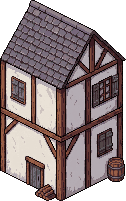
#> input picture assets/art/buildings/block/house_2x2_4_back.png, 126 x 201 px, given in place of house_2x2_4_back.png_i2p.png, which was not available
$ python -i fal_region.py   (imports and definitions only)
#> lines starting #> are read from the running program, lines starting #| are printed output that depends on the picture
### tools/art/fal_rutas.py
"""Rutas del arte con fal. En git solo va lo final (assets/art/portraits/, illustrations/, icons/, buildings/fal/…),
el gasto (assets/art/fal_piloto/gasto.json), los informes y los scripts. Los crudos, mapas, pixelados intermedios y
vistas de revisión viven fuera de cualquier repo, con la misma estructura de carpetas:

  $GUILDMASTER_ARTE_CRUDOS (por defecto ~/Code/GuildMaster-arte-crudos)/
    fal_piloto/<pieza>/{crudo,celdas,local,i2p}/ y _refs/
    fal_produccion/{retratos,ilustraciones,iconos,fachadas,pool}/{crudo,i2p,celdas,natural,ref,vista}/

Así se pueden repetir el proceso y las galerías sin volver a pagar las generaciones.
"""
import os

ROOT = os.path.abspath(os.path.join(os.path.dirname(__file__), "..", ".."))
CRUDOS = os.path.abspath(os.path.expanduser(os.environ.get("GUILDMASTER_ARTE_CRUDOS",
                                                           "~/Code/GuildMaster-arte-crudos")))
# En el repo
PILOTO_REPO = os.path.join(ROOT, "assets", "art", "fal_piloto")  # INFORME.md, gasto.json, galeria.html, */final/
LEDGER = os.path.join(PILOTO_REPO, "gasto.json")
# Fuera del repo
PILOTO = os.path.join(CRUDOS, "fal_piloto")
PRODUCCION = os.path.join(CRUDOS, "fal_produccion")


# [6 lines left out: function piloto, not called in this run]


def produccion(*parts):
    return os.path.join(PRODUCCION, *parts)

### tools/art/fal_piloto.py
#!/usr/bin/env python3
"""Piloto de arte con fal.ai (2026-11-03). Genera, pixela y quita fondos con un tope de gasto.

Cada llamada se apunta en assets/art/fal_piloto/gasto.json (fecha, pieza, modelo, imágenes, coste estimado) y se
niega a correr si el total pasaría del tope (3 USD). La clave sale de .env (FAL_KEY) y no se imprime nunca.

Uso:
  python3 tools/art/fal_piloto.py gen  --piece retratos --model nano2 --name grid_v1 --prompt "..." [--ref img]...
                                       [--aspect 1:1] [--count 1]
  python3 tools/art/fal_piloto.py pixel --piece retratos --src a.png --dst b.png [--scale 8] [--colors 32]
                                       [--transparent]
  python3 tools/art/fal_piloto.py rembg --piece paseo --src a.png --dst b.png
  python3 tools/art/fal_piloto.py total
Tanda: FAL_TANDA=piloto (por defecto, tope 3 USD) o FAL_TANDA=produccion (tope 8 USD, crudo en $GUILDMASTER_ARTE_CRUDOS/fal_produccion/, fuera del repo).
"""
import argparse
import datetime
import json
import os
import sys
import time
import urllib.request

from dotenv import load_dotenv

ROOT = os.path.abspath(os.path.join(os.path.dirname(__file__), "..", ".."))
sys.path.insert(0, os.path.dirname(os.path.abspath(__file__)))
import fal_rutas as fr_  # noqa: E402  (crudos fuera del repo)
load_dotenv(os.path.join(ROOT, ".env"))
import fal_client  # noqa: E402

OUT = fr_.PILOTO_REPO
LEDGER = fr_.LEDGER
# Tope por tanda: el piloto (3 USD) y la producción de retratos, eventos, pantallas y cartas (8 USD, 2026-11-03).
TANDA = os.environ.get("FAL_TANDA", "piloto")
CAPS = {"piloto": 3.0, "produccion": 8.0, "extra": 100.0, "pool": 100.0, "tanda4": 100.0, "espaldas": 100.0, "mundo": 100.0, "duelo_region": 100.0, "h16": 100.0, "ciudad2d": 6.0, "rediseno": 10.0}  # extra: sin tope del owner (2026-11-03); 100 es solo un freno
CAP = CAPS[TANDA]

MODELS = {
    "nano": ("fal-ai/nano-banana", 0.0398),
    "nano2": ("fal-ai/nano-banana-2", 0.08),
    "nanopro": ("fal-ai/nano-banana-pro", 0.15),
}
RES_PRICE = {"2K": 1.5, "4K": 2.0}
# Endpoints cobrados por segundo de cómputo: se apunta el tiempo real de la llamada (cota alta: incluye la cola).
PER_SECOND = {"fal-ai/image2pixel": 0.00017, "fal-ai/birefnet/v2": 0.000575}


# [5 lines left out: function ledger, not called in this run]


def total():
    return round(sum(r["usd"] for r in ledger() if r.get("tanda", "piloto") == TANDA), 4)


# [69 lines left out: functions note, _note, guard, gen, per_second, not called in this run]


def pixel(a):
    args = {"image_url": fal_client.upload_file(a.src), "max_colors": a.colors, "snap_grid": True,
            "transparent_background": a.transparent, "cleanup_jaggy": True, "trim_borders": False}
    if a.scale:
        args["scale"] = a.scale
    if a.palette:
        args["fixed_palette"] = a.palette.split(",")
    res = per_second("fal-ai/image2pixel", args, a.piece, "image2pixel " + os.path.basename(a.dst))
    keys = {k: (v if not isinstance(v, (dict, list)) else type(v).__name__) for k, v in res.items()}
    print("  resp:", keys)
    url = None
    for k in ("image", "images"):
        v = res.get(k)
        if isinstance(v, dict):
            url = v.get("url")
        elif isinstance(v, list) and v:
            url = v[0].get("url")
        if url:
            break
    os.makedirs(os.path.dirname(a.dst), exist_ok=True)
    urllib.request.urlretrieve(url, a.dst)
    print("  ->", os.path.relpath(a.dst, ROOT))
    with open(a.dst + ".json", "w") as f:
        json.dump({k: v for k, v in res.items() if k not in ("image", "images")}, f, indent=1)


# [39 lines left out: functions rembg, main, not called in this run]


# [2 lines that do not run on import are left out]

### tools/art/fal_region.py
#!/usr/bin/env python3
"""The illustrated parchment map of the region (docs/gdd/09b_region.md, the «Mapa de la región» screen) with fal.

Only the land is drawn (mountains in the north, the river along the south, the forest in the east, fields in the
middle): the screen draws the settlements, the routes and the names over it from data/world/region.json, so the
positions are exact and the names follow the language. nano-banana-2/edit with the title at dawn as the style
reference, then image2pixel for the palette and a box reduction to 480x270, doubled to 960x540 (like the screens of
tools/art/fal_ilustraciones.py). Every call is noted in assets/art/fal_piloto/gasto.json (tanda «mundo»).

  FAL_TANDA=mundo python3 tools/art/fal_region.py gen [--name region_map_v1]
  FAL_TANDA=mundo python3 tools/art/fal_region.py proc --name region_map_v1
Output: assets/art/region/valldaura_map.png (960x540), <region id>_map.png.
"""
import argparse
import os
import subprocess
import sys

from PIL import Image

HERE = os.path.dirname(os.path.abspath(__file__))
sys.path.insert(0, HERE)
ROOT = os.path.abspath(os.path.join(HERE, "..", ".."))
import fal_rutas as fr_  # noqa: E402

P = fr_.produccion("region")
TITLE = os.path.join(fr_.PILOTO, "titulo", "crudo", "titulo_alba_v1.png")
OUT = os.path.join(ROOT, "assets", "art", "region", "valldaura_map.png")  # <region id>_map.png (VisualPaths.region_map)
PROMPT = (
    "Using the attached image only as STYLE reference (same 16-bit SNES pixel art, same warm earthy palette, outline "
    "and pixel size), paint an ILLUSTRATED MEDIEVAL MAP drawn on an old parchment sheet, seen from straight above "
    "like a hand-painted chart of a valley, wide 16:9 landscape. The whole picture is the parchment: aged tan paper "
    "(#d4b896) with darker stains and burnt, slightly torn edges all round. Geography, all painted in muted ink "
    "and watercolour on the paper: a range of grey-brown mountains with small snowy peaks across the whole top third "
    "(a lower saddle pass in the upper left-centre); a blue river that enters at the left edge at about two thirds of "
    "the height and winds to the right edge near the bottom right corner; a dark green forest of little round trees "
    "filling the right side between the mountains and the river; patches of golden wheat fields and hedges in the "
    "centre and the lower left; a few small hills. A small compass rose in the bottom left corner, drawn in ink, made only of pointed star rays with NO letters at all around it. "
    "IMPORTANT: NO towns, NO houses, NO castles, NO roads, NO paths, NO text, NO letters, NO labels, NO numbers, NO "
    "frame of UI: only the land, the river, the mountains, the forest and the fields, with calm empty areas where "
    "towns will be drawn later.")


# Boxes (x0, y0, x1, y1 at 480x270) painted over with the paper round them: the compass letters fal drew anyway
# (N, W, E, S in English), so the map carries no text.
ERASE = {"region_map_v1": [(40, 196, 51, 207), (15, 223, 27, 235), (66, 223, 78, 235), (41, 248, 52, 259)]}


def _erase(im, box):
    """Fills the box with the most common colour of a 3 px ring round it (the parchment)."""
    x0, y0, x1, y1 = box
    ring = {}
    for x in range(x0 - 3, x1 + 4):
        for y in range(y0 - 3, y1 + 4):
            if x0 <= x <= x1 and y0 <= y <= y1:
                continue
            c = im.getpixel((x, y))
            ring[c] = ring.get(c, 0) + 1
    fill = max(ring, key=ring.get)
    for x in range(x0, x1 + 1):
        for y in range(y0, y1 + 1):
            im.putpixel((x, y), fill)


def raw(name):
    return os.path.join(P, "crudo", name + ".png")


def gen(name):
    if os.path.exists(raw(name)):
        print("ya existe", raw(name))
        return
    cmd = [sys.executable, os.path.join(HERE, "fal_piloto.py"), "gen", "--model", "nano2", "--piece", "region",
           "--aspect", "16:9", "--name", name, "--ref", TITLE, "--prompt", PROMPT]
    if subprocess.run(cmd, cwd=ROOT).returncode:
        sys.exit(1)


def proc(name, colors=40):
#> called with colors = 40
    from types import SimpleNamespace
    import fal_piloto
    src = raw(name)
    dst = os.path.join(P, "i2p", name + "_i2p.png")
    if not os.path.exists(dst):
        os.makedirs(os.path.dirname(dst), exist_ok=True)
        fal_piloto.pixel(SimpleNamespace(piece="region", src=src, dst=dst, colors=colors, scale=0, palette="",
                                         transparent=False))
#> (the call stopped at in pixel, `args = {"image_url": fal_client.upload_file(a.src), "max_colors": a.co..`: fal_client is not available in this run)
    pal = Image.open(dst).convert("RGB").quantize(colors=colors, method=Image.Quantize.MEDIANCUT,
                                                  dither=Image.Dither.NONE)
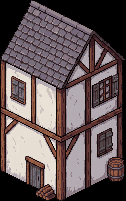
#> pal: PIL image 126x201 P; mean R, G, B 101.2, 87.2, 88.2
    small = Image.open(src).convert("RGB").resize((480, 270), Image.BOX).quantize(palette=pal,
                                                                               dither=Image.Dither.NONE)
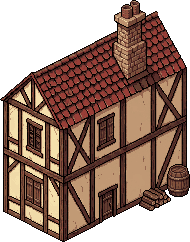
#> input picture assets/art/buildings/block/house_2x4_1_back.png, 190 x 242 px, given in place of house_2x2_4_back.png.png, which was not available
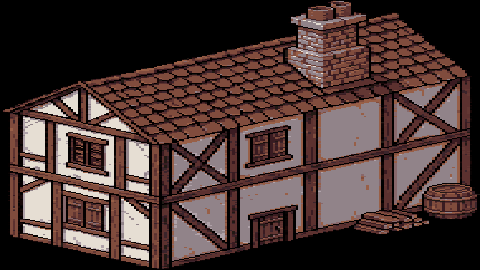
#> small: PIL image 480x270 P; mean R, G, B 72, 52.9, 50.3
    small = small.convert("RGB")
    for box in ERASE.get(name, []):
        _erase(small, box)
    os.makedirs(os.path.dirname(OUT), exist_ok=True)
    small.resize((960, 540), Image.NEAREST).save(OUT)
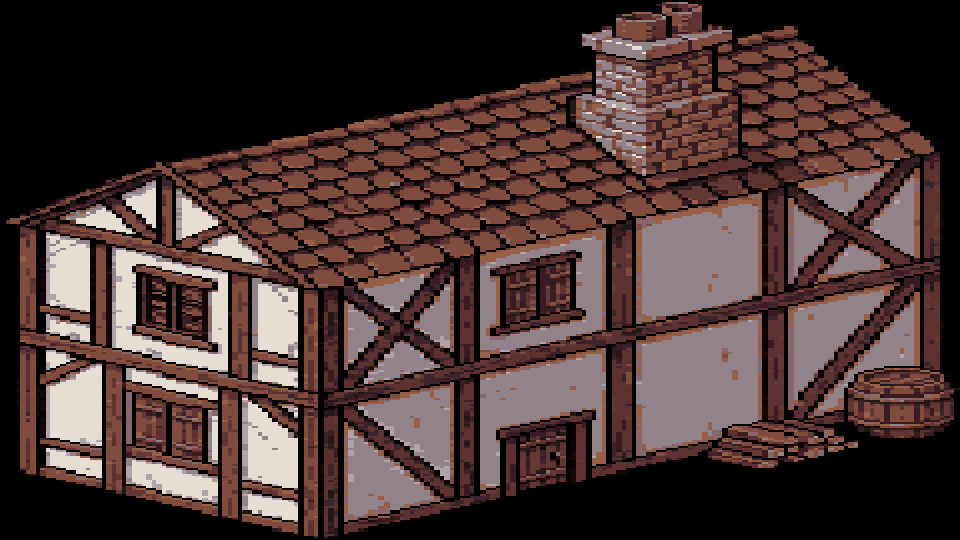
#> saved as valldaura_map.png: PIL image 960x540 RGB; mean R, G, B 72, 52.9, 50.3
    print("ok", os.path.relpath(OUT, ROOT))


def main():
    ap = argparse.ArgumentParser()
    ap.add_argument("cmd", choices=["gen", "proc"])
    ap.add_argument("--name", default="region_map_v1")
    a = ap.parse_args()
    gen(a.name) if a.cmd == "gen" else proc(a.name)


# [2 lines not run here, left out]

>>> result = proc('../../assets/art/buildings/block/house_2x2_4_back.png')
